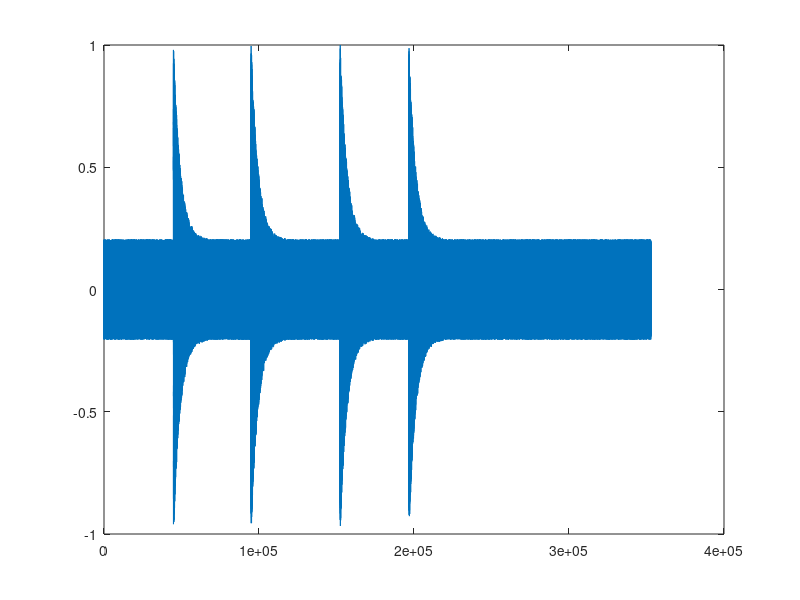

Write the MATLAB code that produced this figure. (Note: this script raises an error after producing the figure.)
clc; close all; clear all;
tic
toneLength = 0.5;
fs = 44100;
tau = 0.1;
toneFreqs = [1000,3000,5000,7000];
tones = zeros(4,fs*toneLength);
t = linspace(0,toneLength,fs*toneLength);
bell = exp(-t/tau);
count = 1;
for f = toneFreqs
    tones(count,:) = sin(2*pi*f*t).*bell;
    count = count+1;
end

totalTime = 8;

randStart = (totalTime-5)*rand*fs;
randDelays = rand([1,3])*fs;

starts = zeros(1,4);
starts(1) = randStart;
for i = 1:length(randDelays)
   starts(i+1) = randDelays(i)+starts(i)+fs;
end
full = 0.25*(2*rand(1,fs*totalTime)-1);
for i = 1:length(starts)
    full(round(starts(i)):round(starts(i))+toneLength*fs-1) = full(round(starts(i)):round(starts(i))+toneLength*fs-1)+tones(i,:);
end

full = full/(max(abs(full)));
plot(full)
overlap = 512;
numSamples = 1024;
NFFT = 2^nextpow2(numSamples);
freqs = linspace(0,fs/2,NFFT/2+1);
perc = 0.01;
idxOffset = round(NFFT/2*perc/2);
threshold = 0.25;

percPower = [];

count = 0;
freqFound = zeros(size(toneFreqs));
i = 1;
foundStarts = [];
numFound = 0;
while (i+numSamples -1 < length(full))
    count = count+1;
    spec = abs(fft(full(i:i+numSamples-1),NFFT));
    power = spec(1:NFFT/2+1).^2;
    totalPower = sum(power);
    
    index = 0;
    for f = toneFreqs
        index = index+1;
       [~,idx] = min(abs(freqs-f)); 
       minIdx = idx-idxOffset;
       if minIdx < 1
           minIdx = 1;
       end
       maxIdx = idx+idxOffset;
       if maxIdx > NFFT/2+1
           maxIdx = NFFT/2+1;
       end
       fpower = sum(power(minIdx:maxIdx));
       percPower = fpower/totalPower;
       if percPower > threshold
           numFound = numFound+1;
           freqFound(index) = 1;
           startIndex = round(i-fs);
           if startIndex < 1
               startIndex = 1;
           end
           endIndex = round(i+fs);
           if endIndex > length(full)
               endIndex = length(full);
           end
           
           start = findAlignment(full(startIndex:endIndex),tones(index,:));
           figure()
           plot(full)
           hold on
           stem(i,1,'r','LineWidth',1.5)
           hold off
           i = i+fs;
           foundStarts(numFound) = startIndex+start;
           figure()
           plot(power)
           keyboard
       end
    end
    i = i+overlap;
end
toc
disp(['Found Start Points: ',num2str(foundStarts)])
disp(['Known Start Points: ',num2str(round(starts))])

% diffs 